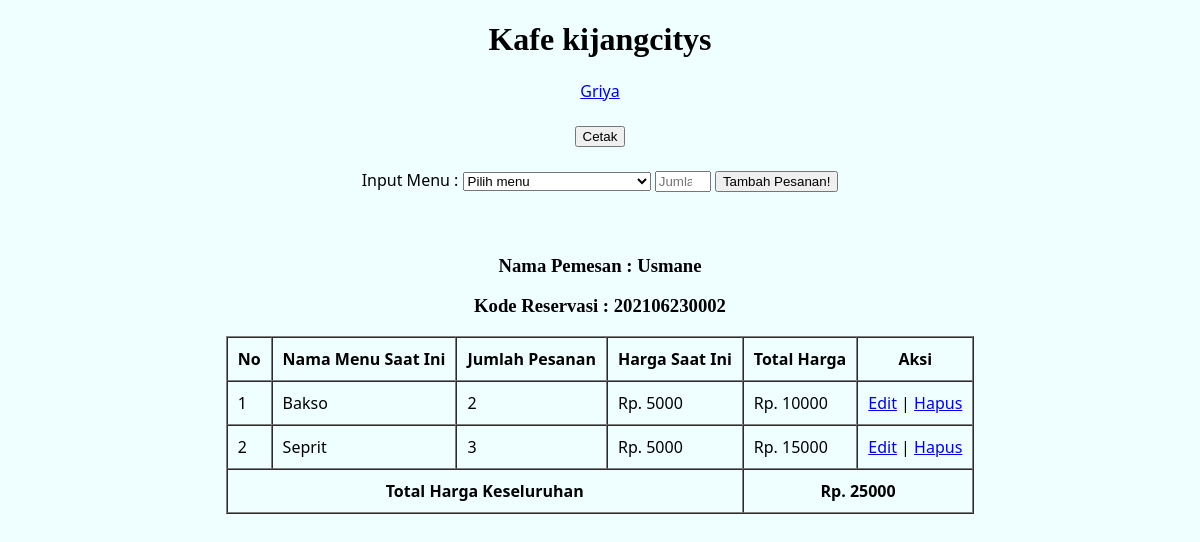
/transaksi.php?kode_reservasi=202106230002, run on the app's committed database.
### tables this page shows
CREATE TABLE `data_reservasi` (
  `kode_reservasi` varchar(50) NOT NULL,
  `nama` varchar(100) NOT NULL,
  `tanggal_daftar` date DEFAULT current_timestamp(),
  `total_harga` int(50) UNSIGNED DEFAULT 0
);

CREATE TABLE `transaksi` (
  `id_transaksi` int(10) UNSIGNED NOT NULL,
  `kode_reservasi` varchar(50) NOT NULL,
  `id_menu` int(10) UNSIGNED NOT NULL,
  `nama_menu_saat_ini` varchar(100) NOT NULL,
  `jumlah_pesanan` int(10) UNSIGNED NOT NULL,
  `harga_saat_ini` int(50) UNSIGNED NOT NULL
);

### transaksi.php (the view, shortened to what this page needs)
<?php
    require "config.php";
    $id = $_GET["kode_reservasi"];
    $queryAmbilDataReservasi = "SELECT * FROM data_reservasi WHERE kode_reservasi = '$id'";
    $objectAmbilDataReservasi = mysqli_query($conn, $queryAmbilDataReservasi);
    $reservasi = mysqli_fetch_assoc($objectAmbilDataReservasi);
    $queryAmbilDataTransaksi = "SELECT id_transaksi, kode_reservasi, data_menu.id_menu, jumlah_pesanan, nama_menu_saat_ini, nama_menu, harga_saat_ini, harga FROM transaksi
    JOIN data_menu ON(transaksi.id_menu = data_menu.id_menu) WHERE kode_reservasi = '$id'
    ORDER BY id_transaksi ASC
    ";
    $objectAmbilDataTransaksi = mysqli_query($conn, $queryAmbilDataTransaksi);
    $transaksis = [];
    while( $transaksi = mysqli_fetch_assoc($objectAmbilDataTransaksi) ) {
        $transaksis[] = $transaksi;
    }
?>
<!DOCTYPE html>
<html lang="en">
<head>
    <link rel="stylesheet" href="style.css">
</head>
<body>
    <header id="header">
        <div class="container">
            <center>
                <h1>Kafe kijangcitys</h1>
                <a href="index.php">Griya</a>
                <br><br>
                <button type="button" name="cetak" onclick="return window.print();">Cetak</button>
                <br><br>
            </center>
        </div>
    </header>
    <section id="content">
        <div class="container">
            <center>
                <form action="" method="post">
                    <label for="menu">Input Menu : </label>
                    <select name="menu" id="menu" required>
                        <option value="" selected disabled>Pilih menu</option>
                    </select>
                    <input type="number" min="1" max="10" name="jumlah-pesanan" placeholder="Jumlah Pesanan" required>
                    <button type="submit" name="submit">Tambah Pesanan!</button>
                </form>
                <br><br>
                <h3>Nama Pemesan : <?= $reservasi["nama"]; ?></h3>
                <h3>Kode Reservasi : <?= $id; ?></h3>
                <table border="1" cellpadding="10" cellspacing="0">
                    <tr>
                        <th>No</th>
                        <th>Nama Menu Saat Ini</th>
                        <th>Jumlah Pesanan</th>
                        <th>Harga Saat Ini</th>
                        <th>Total Harga</th>
                        <th class="aksi">Aksi</th>
                    </tr>
                    <?php if ( mysqli_num_rows($objectAmbilDataTransaksi) > 0 ) : ?>
                        <?php $i=1; ?>
                        <?php foreach( $transaksis as $transaksi ) : ?>
                            <tr>
                                <td><?= $i++; ?></td>
                                <td><?= $transaksi["nama_menu_saat_ini"]; ?></td>
                                <td><?= $transaksi["jumlah_pesanan"]; ?></td>
                                <td>Rp. <?= $transaksi["harga_saat_ini"]; ?></td>
                                <td>Rp. <?= $totalHarga = $transaksi["harga_saat_ini"] * $transaksi["jumlah_pesanan"]; ?></td>
                                <td class="aksi"><a href="editTransaksi.php?id_transaksi=<?= $transaksi["id_transaksi"]; ?>&kode_reservasi=<?= $id; ?>">Edit</a> | <a href="hapusTransaksi.php?id_transaksi=<?= $transaksi["id_transaksi"]; ?>&kode_reservasi=<?= $id; ?>" onclick="return confirm('Yakin Kawan?')">Hapus</a></td>
                            </tr>
                            <?php $totalHargaSeluruhnya[] = $totalHarga; ?>
                        <?php endforeach; ?>
                        <tr>
                            <th colspan="4" align="center">Total Harga Keseluruhan</th>
                            <th colspan="2" align="center">Rp. <?= $sumTotalHargaSeluruhnya = array_sum($totalHargaSeluruhnya); ?></th>
                        </tr>
                    <?php endif; ?>
                </table>
            </center>
        </div>
    </section>
</body>
</html>

### style.css (style rules this page uses)
body { background-color: #efffff; font-family: "Segoe UI", Tahoma, Geneva, Verdana, sans-serif; }
h1, h2, h3 { font-family: Cambria, Cochin, Georgia, Times, "Times New Roman", serif !important; }

### data on the page
data_reservasi: nama "Usmane"
transaksi: nama_menu_saat_ini "Bakso", jumlah_pesanan "2", harga_saat_ini "5000", $totalHarga = $transaksi["harga_saat_ini"] * $transaksi["jumlah_pesanan"] "10000"
transaksi: nama_menu_saat_ini "Seprit", jumlah_pesanan "3", harga_saat_ini "5000", $totalHarga = $transaksi["harga_saat_ini"] * $transaksi["jumlah_pesanan"] "15000"

### other printed values
$id "202106230002"
$sumTotalHargaSeluruhnya = array_sum($totalHargaSeluruhnya) "25000"
